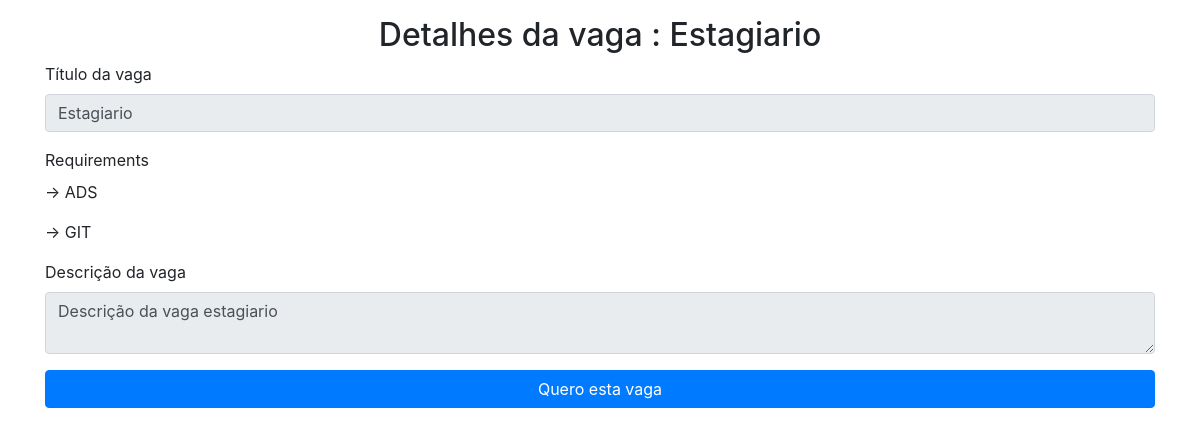
Screenshot of /candidate/vaga/1/ (signed in) with the database file from the repository.
### app_company/models.py (models this page shows, shortened)
class Jobs(models.Model):
    company = models.CharField(
        max_length=255, null=False, verbose_name='Empresa contratante')
    title = models.CharField(max_length=255, null=False,
                             verbose_name='Título da vaga')
    requirements = models.ManyToManyField(
        Requirements, verbose_name='Requisitos')
    minimum_schooling = models.CharField(
        max_length=45, null=True, choices=MINIMUM_SCHOOLING_CHOICES,
        verbose_name='Escolaridade')
    salary_range = models.CharField(
        max_length=45, null=False, choices=SALARY_CHOICES,
        verbose_name='Faixa salarial')
    description = models.TextField(
        null=False, max_length=255, verbose_name='Descrição da vaga')
    created_at = models.DateTimeField(auto_now_add=True, blank=True)
    updated_at = models.DateTimeField(auto_now=True, blank=True)
    is_active = models.BooleanField(default=True)

class Requirements(models.Model):
    name = models.CharField(
        max_length=45, unique=True, null=False, verbose_name='Tipo de requisito')

### app_candidate/service_jobs.py (the view)
# urls.py: path("vaga/<int:jobs_id>/", ListJobsDetailView.as_view(), name="list_job_id",),
class ListJobsDetailView(LoginRequiredMixin, DetailView):
    model = Jobs
    template_name = 'jobs/jobs_detail.html'
    context = 'jobs'
    def dispatch(self, request: HttpRequest, *args: Any, **kwargs: Any):
        if not self.request.user.is_authenticated:
            messages.warning(self.request, 'Você precisa estar logado!')
            return redirect(self.get_login_url())
        return super().dispatch(request, *args, **kwargs)
    def get_object(self, queryset=None):
        jobs_id = self.kwargs.get('jobs_id')
        queryset = Jobs.objects.filter(is_active=True)
        return get_object_or_404(queryset, id=jobs_id)
    def get_context_data(self, **kwargs: Any) -> Dict[str, Any]:
        context = super().get_context_data(**kwargs)
        context['salary_range_choices'] = Jobs.salary_range
        return context

### app_candidate/templates/jobs/jobs_detail.html (shortened to what this page needs)
{% extends 'base_candidates.html' %}
{% block content %}
<div class="container sm mt-3">
    <div class="row-sm text-center">
    <h2>Detalhes da vaga : {{ jobs.title }}</h2>
    </div>
    <form action="#" method="POST"
    enctype="multipart/form-data">
    <div class="form-content">
        <div class="form-group">
            <label for="id_title">Título da vaga</label>
            <input type="text" name="title" class="form-control" value="{{ jobs.title }}"  maxlength="255" required id="id_title" readonly>
        </div>
        <div class="form-group">
            <label for="">Requirements</label>
            <div id="id_requirements">
                {% for requirement in jobs.requirements.all %}
                <p>-> {{ requirement.name }}</p>
            {% endfor %}
            </div>
            </div>
        <div class="form-group">
            <label for="id_description">Descrição da vaga</label>
            <textarea name="description" class="form-control"  id="id_description" readonly>{{ jobs.description }}</textarea>
    </div>
</div>
</form>
<a href="{% url 'app_candidate:application_in_jobs' pk=user.id jobs_id=jobs.id %}" type="submit" class="btn btn-primary btn-block">Quero esta vaga</a>
</div>
{% endblock content %}

### rows the page displays
Jobs: title "Estagiario", description "Descrição da vaga estagiario"
Requirements: name "ADS"
Requirements: name "GIT"
